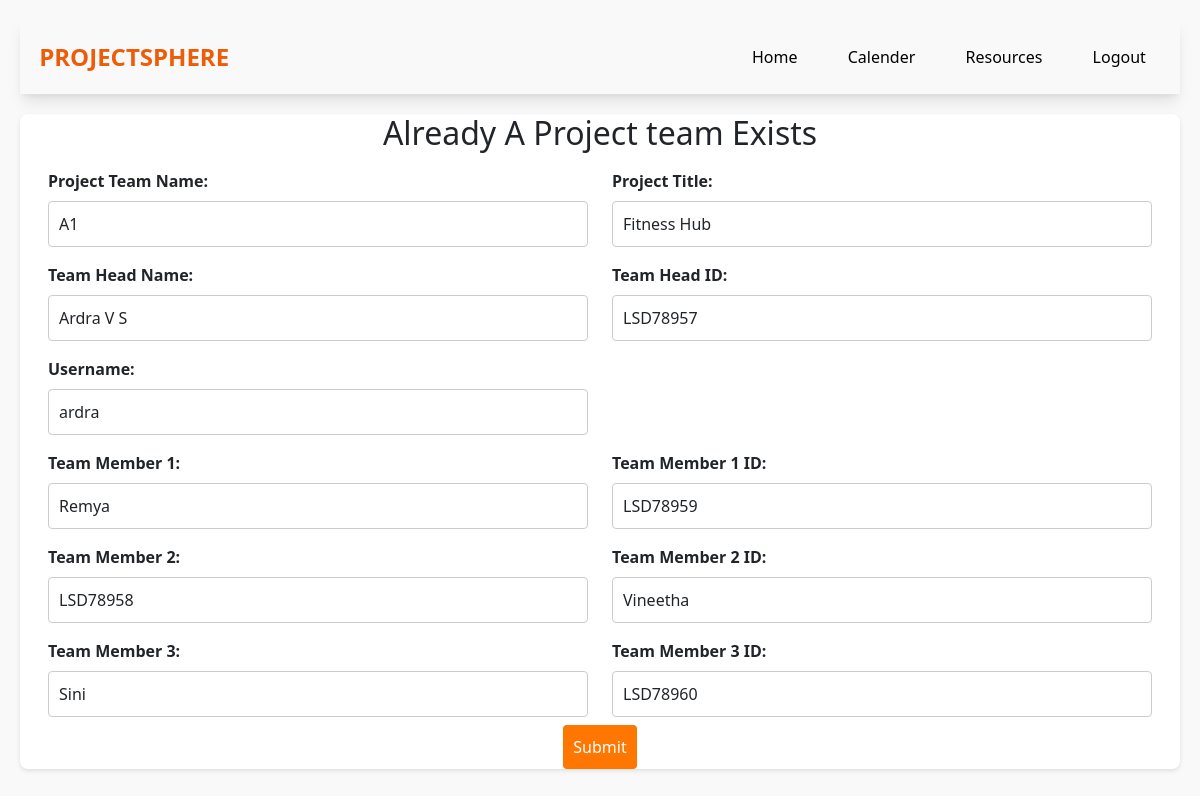
The app's page /register_project (signed in) with its own data.
### app/models.py (models this page shows)
class RegisterProject(models.Model):
	user = models.ForeignKey(User, on_delete=models.CASCADE)
	student = models.ForeignKey(StudentReg, on_delete=models.CASCADE)
	teamName = models.CharField(max_length=128)
	projectTitle = models.CharField(max_length=128)
	teamHeadName = models.CharField(max_length=128)
	teamHeadId = models.CharField(max_length=128)
	username = models.CharField(max_length=128)
	teamMember1 = models.CharField(max_length=128)
	teamMember2 = models.CharField(max_length=128)
	teamMember3 = models.CharField(max_length=128)
	teamMember1Id = models.CharField(max_length=128)
	teamMember2Id = models.CharField(max_length=128)
	teamMember3Id = models.CharField(max_length=128)
	assign = models.CharField(max_length=128,null=True)
	guide = models.ForeignKey(GuideReg, on_delete=models.CASCADE,null=True)

class StudentReg(models.Model):
	user = models.ForeignKey(User, on_delete=models.CASCADE)
	phone = models.CharField(max_length=128)
	teamHeadName = models.CharField(max_length=128)
	teamHeadId = models.CharField(max_length=128)
	username = models.CharField(max_length=128)

### app/views.py (the view, shortened to what this page needs)
# urls.py: path('register_project',views.register_project,name='register_project'),
def register_project(request):
    val = StudentReg.objects.get(user=request.user)
    u = User.objects.get(username=request.user)
    ab = None
    if RegisterProject.objects.filter(user=request.user).exists():
        hello = 'Already A Project team Exists'
        ab = RegisterProject.objects.get(user=request.user)
    else:
        hello = 'Register Project'
    context = {
        'name':val.teamHeadName,
        'id':val.teamHeadId,
        'username':val.username,
        'hello':hello,
        'ab':ab
    }
    return render(request,'student/register_project.html',context)

### app/templates/student/register_project.html (shortened to what this page needs)
<!DOCTYPE html>
<html lang="en">
<head>
    <link href="https://cdn.jsdelivr.net/npm/bootstrap@5.3.0-alpha1/dist/css/bootstrap.min.css" rel="stylesheet">
    <link rel="stylesheet" href="static/css/register_project.css">
    <link rel="stylesheet" href="static/css/home.css">
</head>
<body>
    <nav class="navbar">
        <div class="logo">
            <a href="#">PROJECTSPHERE</a>
        </div>
        <ul class="nav-links">
            <li><a href="student_home">Home</a></li>
            <li><a href="view_calender">Calender</a></li>
            <li><a href="submit_resource">Resources</a></li>
            <li><a href="logout_view">Logout</a></li>
        </ul>
    </nav>
    <div class="container">
                <h2 class="text-center">{{hello}}</h2>
                <form method="post">
                    <div class="row" style="padding: 8px;">
                        <div class="col-md-6">
                            <label for="teamName" class="form-label">Project Team Name:</label>
                            <input type="text" class="form-control" id="teamName" name="teamName" value="{{ab.teamName}}" required>
                        </div>
                        <div class="col-md-6">
                            <label for="projectTitle" class="form-label">Project Title:</label>
                            <input type="text" class="form-control" id="projectTitle" name="projectTitle" value="{{ab.projectTitle}}" required>
                        </div>
                    </div>
                    <div class="row" style="padding: 8px;">
                        <div class="col-md-6">
                            <label for="teamHeadName" class="form-label">Team Head Name:</label>
                            <input type="text" value="{{name}}" class="form-control" id="teamHeadName" name="teamHeadName" required>
                        </div>
                        <div class="col-md-6">
                            <label for="teamHeadId" class="form-label">Team Head ID:</label>
                            <input type="text" value="{{id}}" class="form-control" id="teamHeadId" name="teamHeadId" required>
                        </div>
                    </div>
                    <div class="row" style="padding: 8px;">
                        <div class="col-md-6">
                            <label for="username" class="form-label">Username:</label>
                            <input type="text" value="{{username}}" class="form-control" id="username" name="username" required>
                        </div>
                    </div>
                    <div class="row" style="padding: 8px;">
                        <div class="col-md-6">
                            <label for="teamMember1" class="form-label">Team Member 1:</label>
                            <input type="text" class="form-control" id="teamMember1" name="teamMember1" value="{{ab.teamMember1}}" required>
                        </div>
                        <div class="col-md-6">
                            <label for="teamMember1Id" class="form-label">Team Member 1 ID:</label>
                            <input type="text" class="form-control" id="teamMember1Id" name="teamMember1Id" value="{{ab.teamMember1Id}}" required>
                        </div>
                    </div>
                    <div class="row" style="padding: 8px;">
                        <div class="col-md-6">
                            <label for="teamMember2" class="form-label">Team Member 2:</label>
                            <input type="text" class="form-control" id="teamMember2" name="teamMember2" value="{{ab.teamMember2}}" required>
                        </div>
                        <div class="col-md-6">
                            <label for="teamMember2Id" class="form-label">Team Member 2 ID:</label>
                            <input type="text" class="form-control" id="teamMember2Id" name="teamMember2Id" value="{{ab.teamMember2Id}}" required>
                        </div>
                    </div>
                    <div class="row" style="padding: 8px;">
                        <div class="col-md-6">
                            <label for="teamMember3" class="form-label">Team Member 3:</label>
                            <input type="text" class="form-control" id="teamMember3" name="teamMember3" value="{{ab.teamMember3}}" required>
                        </div>
                        <div class="col-md-6">
                            <label for="teamMember3Id" class="form-label">Team Member 3 ID:</label>
                            <input type="text" class="form-control" id="teamMember3Id" name="teamMember3Id" value="{{ab.teamMember3Id}}" required>
                        </div>
                    </div>
                    <center>
                        <button type="submit" style="padding: 10px;">Submit</button>
                    </center>
                </form>
    </div>
</body>
</html>

### app/static/css/register_project.css (style rules this page uses)
body { font-family: Arial, sans-serif; margin: 0; padding: 20px; background-color: #f4f4f4; }
.container { max-width: 800px; margin: auto; background-color: #fff; padding: 20px 50px; border-radius: 8px; box-shadow: 0 2px 4px rgba(0, 0, 0, 0.1); }
label { display: block; font-weight: bold; margin-bottom: 5px; }
input[type="text"], input[type="email"], input[type="number"] { width: 100%; padding: 10px; border-radius: 4px; border: 1px solid #ccc; }
button { padding: 10px 20px; border: none; background-color: #ff7600; color: #fff; border-radius: 4px; cursor: pointer; }

### app/static/css/home.css (style rules this page uses)
body { margin: 0; font-family: Arial, sans-serif; }
a { text-decoration: none; color: #fff; }
.navbar { display: flex; justify-content: space-between; align-items: center; color: black; padding: 1.2rem; box-shadow: rgba(0, 0, 0, 0.1) 0px 10px 15px -3px, rgba(0, 0, 0, 0.05) 0px 4px 6px -2px; }
.navbar .logo a { color: #ef5c07; text-decoration: none; font-size: 1.5rem; font-weight: bold; }
.nav-links { list-style-type: none; margin: 0; padding: 0; display: flex; gap: 2.2rem; }
.nav-links li { margin-right: 15px; }
.nav-links li a { color: black; text-decoration: none; transition: color 0.3s ease; }
body { margin: 0; font-family: Arial, sans-serif; background-color: #f9f9f9; }
body { margin: 0; font-family: 'Segoe UI', sans-serif; background-color: #f9f9f9; }
.container { max-width: 1200px; margin: 20px auto; padding: 0 20px; }

### records on screen
RegisterProject: teamName "A1", projectTitle "Fitness Hub", teamMember1 "Remya", teamMember1Id "LSD78959", teamMember2 "LSD78958", teamMember2Id "Vineetha", teamMember3 "Sini", teamMember3Id "LSD78960"
StudentReg: teamHeadName "Ardra V S", teamHeadId "LSD78957", username "ardra"

### other values on screen
{{ hello }} "Already A Project team Exists"
